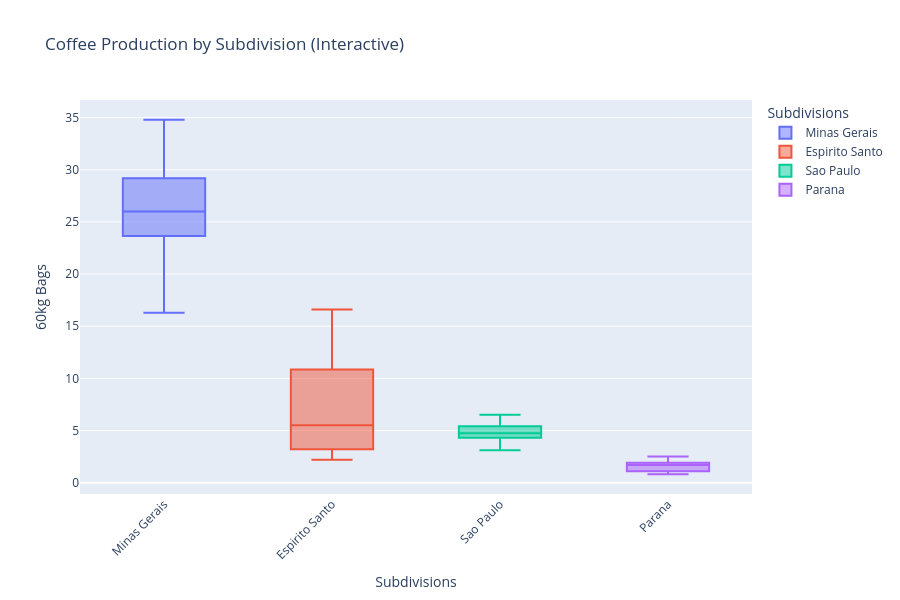

Write notebook code for a chart like this one.
### Markdown cell above
### Observations and Questions gained from Box Plot of Subdivision:

**Observations**
- Minas Gerais exhibits the highest coffee production, with a higher median value and larger interquartile range (IQR) indicating both high output and variations over time.
- Espirito Santo shows more variability than Sao Paulo and Paraná, but much lower total production than Minas Gerais.
- Sao Paulo and Paraná have the lowest medians, with relatively tight IQRs, indicating stable and low production ouptus.
- Outliers are observed across all regions (especially Minas Gerais and Espirito Santo), indicating occasional years of abnormally high yields.

**Questions**
- What climatic or agricultural factors contribute to Minas Gerais' overall dominant production levels?
- An extension to this project could include assessing how Espirito Santo’s production can be optimized further to reduce volatility?
- Additionally, Why is Paraná’s production significantly lower? Is it due to land use, climate, or economic priorities? 

Additional Notes: 
- This visualization seems pretty useful as a high level overall look at various coffee producing subdivisions, as well as benchmarking regional performance.
- It may be insightful to overlay weather variables (e.g., rainfall, humidity) per subdivision in future iterations to explore other possible/causal patterns.
- Interestingly enough--given the time and resources--I can target subsidy, irrigation infrastructure, or pest management interventions where variability is high...

**Resources:**

### Code cell
# Create interactive boxplot using plotly express
# Note: GitHub doesn't render plotyly, javaScript, or HTML type files.
# The image at the introduction of this Notebook is a static image of this interactive boxplot.
fig = px.box(
    data_frame=weather_merged,
    x='subdivision_y',
    y='60kgs_bag',
    color='subdivision_y',  # Optional: adds color by group
    title='Coffee Production by Subdivision (Interactive)',
    labels={'60kgs_bag': '60kg Bags', 'subdivision_y': 'Subdivisions'},
    width=900,
    height=600
)
# Customize the layout
fig.update_layout(xaxis_tickangle=-45)  # Rotate x-axis labels
fig.show()

# Save the figure as a static image
fig.write_image("../image/coffee_production_by_subdivision.png")

### Figure 1 — Plotly figure (JSON) as saved in the notebook; plotly's stock layout.template omitted (floating-point values rounded to 4 significant figures)
{"data": [{"alignmentgroup": "True", "hovertemplate": "Subdivisions=%{x}<br>60kg Bags=%{y}<extra></extra>", "legendgroup": "Minas Gerais", "marker": {"color": "#636efa"}, "name": "Minas Gerais", "notched": false, "offsetgroup": "Minas Gerais", "orientation": "v", "showlegend": true, "type": "box", "x": ["Minas Gerais", "Minas Gerais", "Minas Gerais", "Minas Gerais", "Minas Gerais", "Minas Gerais", "Minas Gerais", "Minas Gerais", "Minas Gerais", "Minas Gerais", "Minas Gerais", "Minas Gerais", "Minas Gerais", "Minas Gerais", "Minas Gerais", "Minas Gerais", "Minas Gerais"], "x0": " ", "xaxis": "x", "y": [16.3, 23.7, 16.85, 25.55, 22.1, 28.5, 23.5, 28.5, 29.4, 26.0, 25.3, 32.5, 34.2, 29.1, 34.8, 24.5, 28.5], "y0": " ", "yaxis": "y"}, {"alignmentgroup": "True", "hovertemplate": "Subdivisions=%{x}<br>60kg Bags=%{y}<extra></extra>", "legendgroup": "Espirito Santo", "marker": {"color": "#EF553B"}, "name": "Espirito Santo", "notched": false, "offsetgroup": "Espirito Santo", "orientation": "v", "showlegend": true, "type": "box", "x": ["Espirito Santo", "Espirito Santo", "Espirito Santo", "Espirito Santo", "Espirito Santo", "Espirito Santo", "Espirito Santo", "Espirito Santo", "Espirito Santo", "Espirito Santo", "Espirito Santo", "Espirito Santo", "Espirito Santo", "Espirito Santo", "Espirito Santo", "Espirito Santo", "Espirito Santo", "Espirito Santo", "Espirito Santo", "Espirito Santo", "Espirito Santo", "Espirito Santo", "Espirito Santo", "Espirito Santo", "Espirito Santo", "Espirito Santo", "Espirito Santo", "Espirito Santo", "Espirito Santo", "Espirito Santo", "Espirito Santo", "Espirito Santo", "Espirito Santo", "Espirito Santo", "Espirito Santo", "Espirito Santo"], "x0": " ", "xaxis": "x", "y": [2.2, 6.2, 2.2, 7.8, 2.2, 8.2, 2.8, 9.0, 2.4, 8.2, 3.1, 8.4, 2.7, 10.8, 3.0, 11.8, 3.5, 3.5, 12.3, 12.3, 3.3, 13.1, 3.1, 9.9, 3.8, 6.7, 4.7, 10.9, 3.9, 12.9, 4.8, 14.3, 3.7, 15.7, 4.4, 16.6], "y0": " ", "yaxis": "y"}, {"alignmentgroup": "True", "hovertemplate": "Subdivisions=%{x}<br>60kg Bags=%{y}<extra></extra>", "legendgroup": "Sao Paulo", "marker": {"color": "#00cc96"}, "name": "Sao Paulo", "notched": false, "offsetgroup": "Sao Paulo", "orientation": "v", "showlegend": true, "type": "box", "x": ["Sao Paulo", "Sao Paulo", "Sao Paulo", "Sao Paulo", "Sao Paulo", "Sao Paulo", "Sao Paulo", "Sao Paulo", "Sao Paulo", "Sao Paulo", "Sao Paulo", "Sao Paulo", "Sao Paulo", "Sao Paulo", "Sao Paulo", "Sao Paulo", "Sao Paulo", "Sao Paulo"], "x0": " ", "xaxis": "x", "y": [3.3, 4.9, 3.1, 4.85, 4.2, 5.0, 4.1, 5.4, 4.6, 4.6, 4.6, 4.3, 5.9, 6.5, 5.4, 6.4, 4.6, 5.1], "y0": " ", "yaxis": "y"}, {"alignmentgroup": "True", "hovertemplate": "Subdivisions=%{x}<br>60kg Bags=%{y}<extra></extra>", "legendgroup": "Parana", "marker": {"color": "#ab63fa"}, "name": "Parana", "notched": false, "offsetgroup": "Parana", "orientation": "v", "showlegend": true, "type": "box", "x": ["Parana", "Parana", "Parana", "Parana", "Parana", "Parana", "Parana", "Parana", "Parana", "Parana", "Parana", "Parana", "Parana", "Parana", "Parana", "Parana", "Parana", "Parana"], "x0": " ", "xaxis": "x", "y": [1.8, 2.5, 1.95, 2.5, 1.9, 2.4, 1.9, 1.8, 1.7, 1.7, 1.0, 1.2, 1.1, 1.2, 1.1, 1.1, 1.0, 0.8], "y0": " ", "yaxis": "y"}], "layout": {"boxmode": "overlay", "height": 600, "legend": {"title": {"text": "Subdivisions"}, "tracegroupgap": 0}, "title": {"text": "Coffee Production by Subdivision (Interactive)"}, "width": 900, "xaxis": {"anchor": "y", "categoryarray": ["Minas Gerais", "Espirito Santo", "Sao Paulo", "Parana"], "categoryorder": "array", "domain": [0, 1], "tickangle": -45, "title": {"text": "Subdivisions"}}, "yaxis": {"anchor": "x", "domain": [0, 1], "title": {"text": "60kg Bags"}}}}
